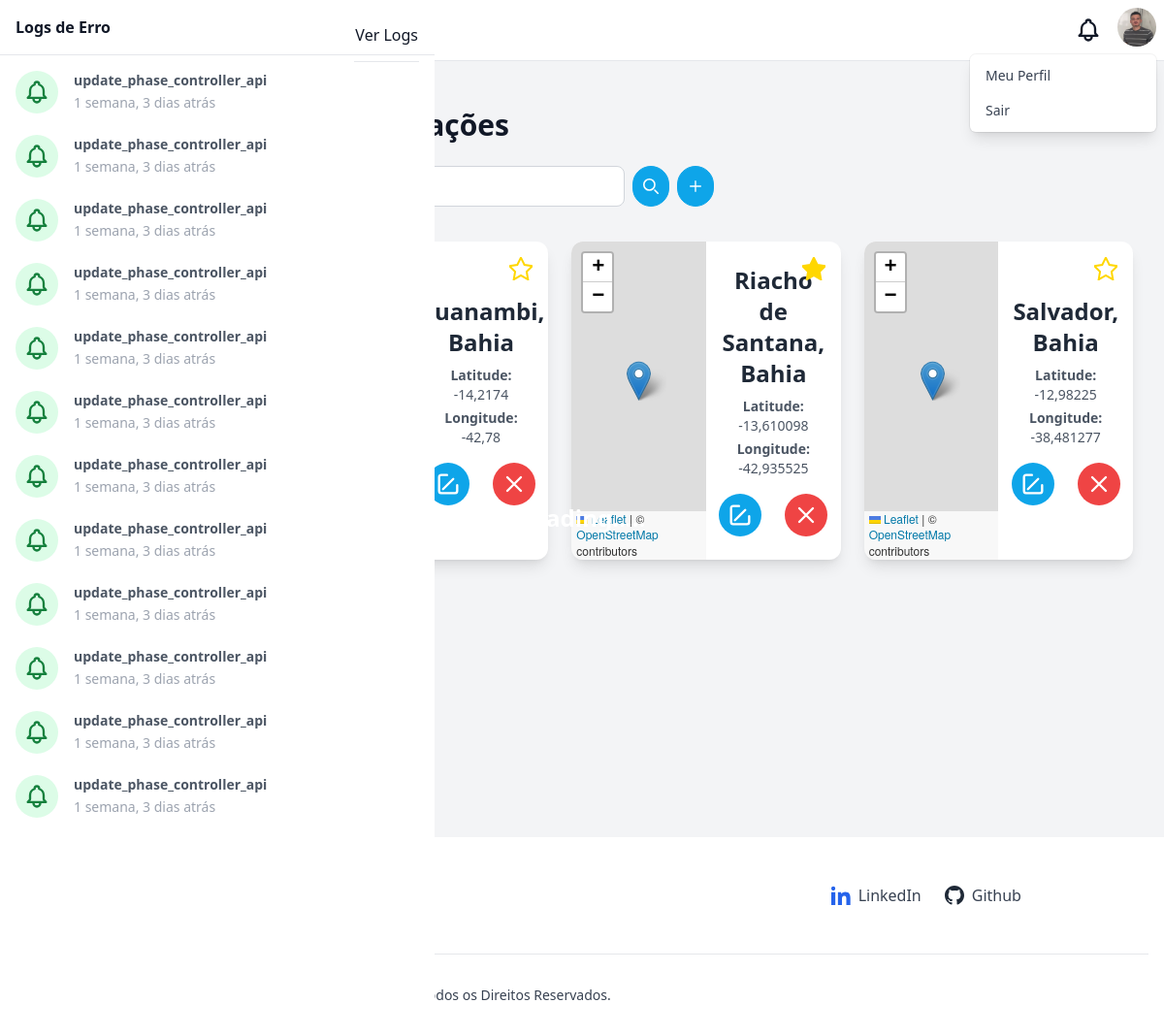
Page /geolocations/ (signed in) on the earlier database version.
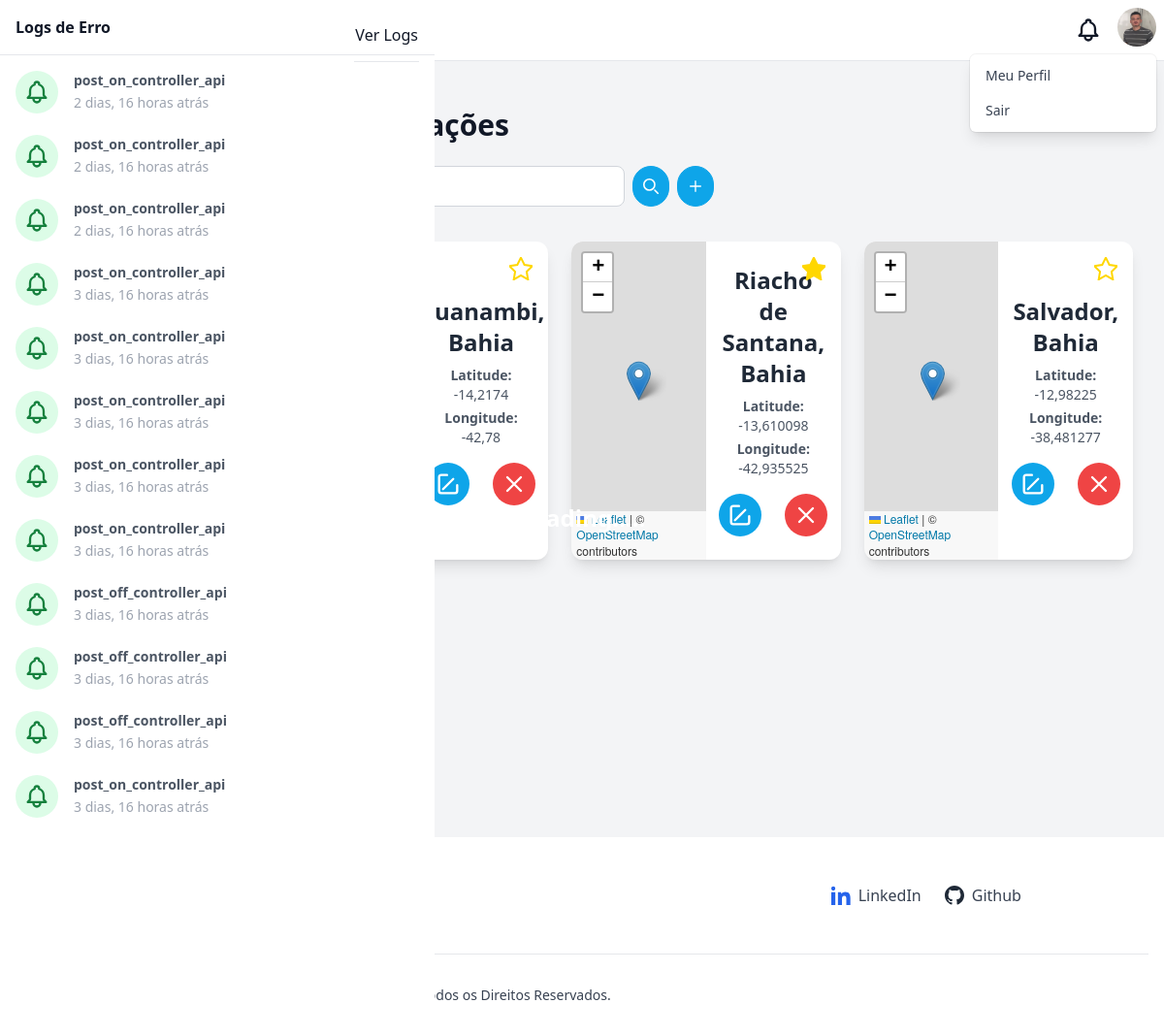
Same page on the later database version.
### geolocations/models.py (models this page shows, shortened)
class Geolocation(models.Model):
    city = models.CharField(max_length=255)
    state = models.CharField(max_length=255)
    latitude = models.FloatField()
    longitude = models.FloatField()
    favorite = models.BooleanField(default=False)

### logs/models.py (models this page shows, shortened)
class Log(models.Model):
    reference = models.CharField(max_length=255)
    viewed = models.BooleanField(default=0)
    exception = models.JSONField()
    created_at = models.DateTimeField()

### geolocations/views.py (the view)
# urls.py: path('', views.list, name='culturevegetable_list'),
@login_required(login_url='/auth/login/')
def list(request):
    logs = Log.objects.order_by('-created_at')
    hasUnread = logs.filter(viewed=False).exists()
    logs = logs[:12]
    nameQuery = request.GET.get('name', '')
    formCulturevegetable = CultureVegetableForm()
    geolocations = Geolocation.objects.all()
    if nameQuery:
        geolocations = geolocations.filter(
            Q(city__icontains=nameQuery) | Q(state__icontains=nameQuery)
        )
    paginator = Paginator(geolocations, 12)
    pageNumber = request.GET.get('page')
    pageobj = paginator.get_page(pageNumber)
    return render(request, 'geolocation/list.html', context={
        'user': request.user,
        'logs': logs,
        'page_obj': pageobj,
        'name_query': nameQuery,
        'form_culture_vegetable': formCulturevegetable,
        'has_unread': hasUnread
    })

### templates/geolocation/list.html (shortened to what the changed rows need)
{% extends "base.html" %}
{% load static %}
{% block content %}
<link
  rel="stylesheet"
  href="https://unpkg.com/leaflet@1.9.4/dist/leaflet.css"
/>
<link href="{% static 'css/geolocation/style.css' %}" rel="stylesheet" />
<div class="antialiased font-sans min-h-[800px] bg-gray-100">
  <div class="container mx-auto py-4 px-4 sm:px-8">
    <div class="py-8">
      <h2 class="text-3xl font-bold text-gray-900 mb-6 text-left">
      </h2>
      <div class="grid grid-cols-1 md:grid-cols-3 gap-6 max-w-10xl mx-auto">
        {% if page_obj %}
          {% for location in page_obj %}
            <div
              class="relative bg-white rounded-xl shadow-lg overflow-hidden flex flex-col md:flex-row mb-2"
            >
              <button
                class="absolute top-2 right-2 p-2 rounded-full transition focus:outline-none focus:ring-2 focus:ring-yellow-400"
                onclick="toggleFavorite({{ location.id }})"
                id="star-{{ location.id }}"
              >
                <svg
                  xmlns="http://www.w3.org/2000/svg"
                  class="h-6 w-6"
                  fill="{% if location.favorite %}gold{% else %}none{% endif %}"
                  viewBox="0 0 24 24"
                  stroke="gold"
                  stroke-width="2"
                >
                  <path
                    d="M12 .587l3.668 7.431 8.2 1.193-5.934 5.785
                      1.402 8.168L12 18.896 4.664 23.164
                      6.066 15.0.132 9.211l8.2-1.193z"
                  />
                </svg>
              </button>
              <div
                id="map-{{ forloop.counter }}"
                class="map-instance h-48 md:h-auto md:w-1/2"
                data-lat="{{ location.latitude }}"
                data-lon="{{ location.longitude }}"
              ></div>
              <div
                class="flex flex-col justify-center items-center text-center p-6 md:w-1/2"
              >
                <h3 class="text-2xl font-semibold text-gray-800 mb-2">
                  {{ location.city }}, {{ location.state }}
                </h3>
                <p class="text-gray-600 text-sm mb-1">
                  <strong>Latitude:</strong> {{ location.latitude }}
                </p>
                <p class="text-gray-600 text-sm mb-4">
                  <strong>Longitude:</strong> {{ location.longitude }}
                </p>
                <div class="flex space-x-6">
                  <button
                    title="Editar"
                    class="text-white bg-sky-500 hover:bg-sky-600 transition focus:outline-none focus:ring-4 focus:ring-sky-300 rounded-full p-2"
                    onclick="openEditModal({{ location.id }})"
                  >
                    <svg
                      xmlns="http://www.w3.org/2000/svg"
                      class="h-7 w-7"
                      fill="none"
                      viewBox="0 0 24 24"
                      stroke="currentColor"
                      stroke-width="2"
                    >
                      <path
                        stroke-linecap="round"
                        stroke-linejoin="round"
                        d="M11 4H6a2 2 0 0 0-2 2v12a2 2 0 0 0 2 2h12a2 2 0 0 0 2-2v-5M16.5 7.5l-9 9"
                      />
                    </svg>
                  </button>
                  <button
                    title="Deletar"
                    class="text-white bg-red-500 hover:bg-red-600 transition focus:outline-none focus:ring-4 focus:ring-red-300 rounded-full p-2"
                    onclick="openDeleteGeolocationModal({{ location.id }})"
                  >
                    <svg
                      xmlns="http://www.w3.org/2000/svg"
                      class="h-7 w-7"
                      fill="none"
                      viewBox="0 0 24 24"
                      stroke="currentColor"
                      stroke-width="2"
                    >
                      <path
                        stroke-linecap="round"
                        stroke-linejoin="round"
                        d="M6 18L18 6M6 6l12 12"
                      />
                    </svg>
                  </button>
                </div>
              </div>
            </div>
          {% endfor %}
        {% endif %}
      </div>
    </div>
  </div>
</div>
{% endblock %}

### templates/base.html (shortened to what the changed rows need)
{% load static %}
<!DOCTYPE html>
<html lang="pt-br">
  <head>
    <link href="{% static 'css/style.css' %}" rel="stylesheet" />
    <link href="{% static 'css/base.css' %}" rel="stylesheet" />
    <link rel="stylesheet" href="https://unpkg.com/leaflet@1.9.4/dist/leaflet.css" />
  </head>
  <body>
    <div x-data="setup()" x-init="$refs.loading.classList.add('hidden'); setColors(color);" :class="{ 'dark': isDark}">
      <div class="flex h-screen antialiased text-gray-900 bg-gray-100 dark:bg-dark dark:text-light">
        <div class="flex-1 h-full overflow-x-hidden overflow-y-auto">
        {% block content %}
        {% endblock %}
        </div>
        <section
          x-transition:enter="transition duration-300 ease-in-out transform sm:duration-500"
          x-transition:enter-start="-translate-x-full"
          x-transition:enter-end="translate-x-0"
          x-transition:leave="transition duration-300 ease-in-out transform sm:duration-500"
          x-transition:leave-start="translate-x-0"
          x-transition:leave-end="-translate-x-full"
          x-ref="notificationsPanel"
          x-show="isNotificationsPanelOpen"
          @keydown.escape="isNotificationsPanelOpen = false"
          tabindex="-1"
          aria-labelledby="notificationPanelLabel"
          class="fixed inset-y-0 z-20 w-full max-w-xs bg-white dark:bg-darker dark:text-light sm:max-w-md focus:outline-none"
        >
          <div class="flex flex-col h-screen" x-data="{ activeTabe: 'action' }">
            <div class="flex-shrink-0">
              <div class="flex items-center justify-between px-4 pt-4 border-b dark:border-primary-darker">
                <h2 id="notificationPanelLabel" class="pb-4 font-semibold">Logs de Erro</h2>
              </div>
            </div>
            <div class="flex-1 pt-4 overflow-y-hidden hover:overflow-y-auto">
              {% if logs %}
                <div class="space-y-4" x-show.transition.in="activeTabe == 'action'">
                  {% for log in logs %}
                    <a href="/logs/{{log.id}}/get/"
                      class="block hover:bg-gray-100 dark:hover:bg-gray-200 rounded transition-colors duration-150">
                      <div class="flex px-4 space-x-4">
                        <div class="relative flex-shrink-0">
                          <span class="inline-block p-2 overflow-visible rounded-full
                            {% if log.viewed %}
                              bg-green-100 text-green-700
                            {% else %}
                              bg-yellow-100 text-yellow-700
                            {% endif %}">
                          </span>
                          <div class="absolute h-24 p-px -mt-3 -ml-px bg-primary-50 left-1/2 dark:bg-primary-darker"></div>
                        </div>
                        <div class="flex-1 overflow-hidden">
                          <h5 class="text-sm font-semibold text-gray-600 dark:text-light">
                            {{ log.reference }}
                          </h5>
                          <span class="text-sm font-normal text-gray-400 dark:text-primary-light">
                            {{ log.created_at|timesince }} atrás
                          </span>
                        </div>
                      </div>
                    </a>
                  {% endfor %}
                </div>
              {% endif %}
            </div>
          </div>
      </div>
    </div>
  </body>
</html>

Differences in the rows shown:
no longer on this page (row unchanged): Log: reference "update_phase_controller_api", created_at "1 semana, 3 dias"
no longer on this page (row unchanged): Log: reference "update_phase_controller_api", created_at "1 semana, 3 dias"
no longer on this page (row unchanged): Log: reference "update_phase_controller_api", created_at "1 semana, 3 dias"
no longer on this page (row unchanged): Log: reference "update_phase_controller_api", created_at "1 semana, 3 dias"
no longer on this page (row unchanged): Log: reference "update_phase_controller_api", created_at "1 semana, 3 dias"
no longer on this page (row unchanged): Log: reference "update_phase_controller_api", created_at "1 semana, 3 dias"
no longer on this page (row unchanged): Log: reference "update_phase_controller_api", created_at "1 semana, 3 dias"
no longer on this page (row unchanged): Log: reference "update_phase_controller_api", created_at "1 semana, 3 dias"
no longer on this page (row unchanged): Log: reference "update_phase_controller_api", created_at "1 semana, 3 dias"
no longer on this page (row unchanged): Log: reference "update_phase_controller_api", created_at "1 semana, 3 dias"
no longer on this page (row unchanged): Log: reference "update_phase_controller_api", created_at "1 semana, 3 dias"
no longer on this page (row unchanged): Log: reference "update_phase_controller_api", created_at "1 semana, 3 dias"
added Log: reference "post_on_controller_api", created_at "2 dias, 16 horas"
added Log: reference "post_on_controller_api", created_at "2 dias, 16 horas"
added Log: reference "post_on_controller_api", created_at "2 dias, 16 horas"
added Log: reference "post_on_controller_api", created_at "3 dias, 16 horas"
added Log: reference "post_on_controller_api", created_at "3 dias, 16 horas"
added Log: reference "post_on_controller_api", created_at "3 dias, 16 horas"
added Log: reference "post_on_controller_api", created_at "3 dias, 16 horas"
added Log: reference "post_on_controller_api", created_at "3 dias, 16 horas"
added Log: reference "post_off_controller_api", created_at "3 dias, 16 horas"
added Log: reference "post_off_controller_api", created_at "3 dias, 16 horas"
added Log: reference "post_off_controller_api", created_at "3 dias, 16 horas"
added Log: reference "post_on_controller_api", created_at "3 dias, 16 horas"
